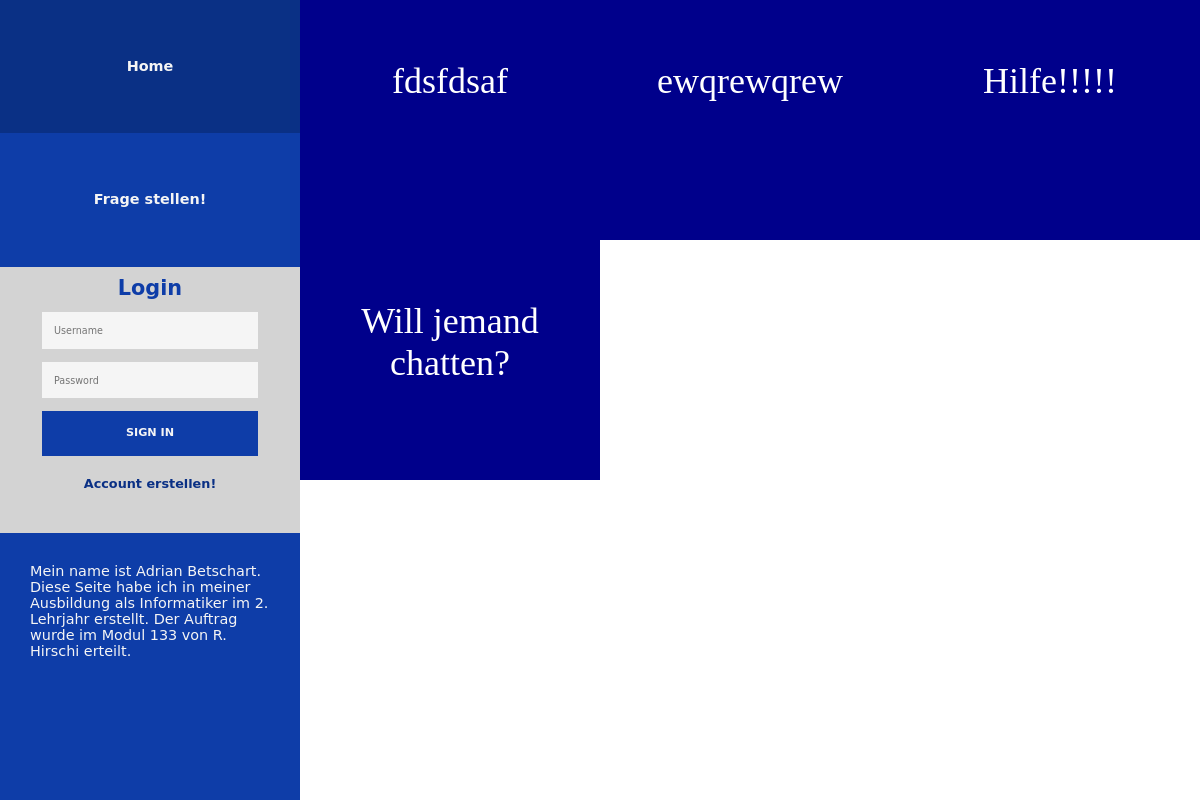
/index.php?site=Kategorie&category=2, run on the app's committed database.
### tables this page shows
CREATE TABLE IF NOT EXISTS `menupunkte` (
  `ID` int(11) NOT NULL,
  `Name` text NOT NULL,
  `Link` text NOT NULL
);

CREATE TABLE IF NOT EXISTS `fragen` (
  `ID` int(11) NOT NULL,
  `Titel` text NOT NULL,
  `Text` text NOT NULL,
  `KategorieID` int(11) NOT NULL,
  `Datum` datetime NOT NULL,
  `UserId` int(11) NOT NULL
);

### modules.php (the view, shortened to what this page needs)
<?php
function site(){
    $site=filter_input(INPUT_GET, "site", FILTER_SANITIZE_SPECIAL_CHARS);
                    switch ($site){
                        case'Kategorie':
                            KategorieSeite();
                            break;
                    }
}
            ?>
            <?php
    function WebsiteText(){
        echo"
            <p class=\"WebsiteText\">Mein name ist Adrian Betschart.
            Diese Seite habe ich in meiner Ausbildung als Informatiker im 2. Lehrjahr erstellt.
            Der Auftrag wurde im Modul 133 von R. Hirschi erteilt. </p>
          ";
    }
function KategorieSeite(){
    $kategorie=filter_input(INPUT_GET, "category", FILTER_SANITIZE_SPECIAL_CHARS);
                    switch ($kategorie){
                        case'2':
                            $KategorieInhalt = "SELECT * FROM Fragen AS f WHERE (SELECT COUNT(*) FROM antworten AS a WHERE f.ID = a.FrageID) = 0 ORDER BY Datum";
                            break;
                    }
        global $verbindung;
        $result = mysqli_query($verbindung, $KategorieInhalt);
        while ($row = mysqli_fetch_assoc($result))
        {
            $Titel = $row['Titel'];
            $ID = $row['ID'];
            $Text = $row['Text'];
            if(strlen($Text)>43){
                $Teiltext = substr($Text, 0, 40);
                $Text = $Teiltext. "...";
            }
            echo "
                    <a href=\"index.php?site=showfrage&frage=$ID\">
                        <div class=\"box blue\">
                            <div class=\"boxoverlay\">
                                <span class=\"titel\">$Titel</span>
                                <br/>
                                <span class=\"text\">$Text </span>
                            </div>
                        </div>
                    </a>";
        }
}
function Loginform(){
    if(isset($_SESSION['$username'])){
        echo "Sie sind eingeloggt als ". $_SESSION['$username'];
        echo "
                    <form id=\"logoutform\" method=\"post\">
                        <input type=\"submit\" class=\"loginbutton\" name=\"logout\" value=\"LOG OUT\" />
                    </form>";
    }
    else{
        echo "
                <div id=\"logindiv\">
                    <span class = \"LoginTitle\">Login</span>
                    <form id=\"loginform\" method=\"post\">
                        <input type=\"text\"  name = \"username\" class=\"input\" placeholder=\"Username\" />
                        <input type=\"password\" name = \"password\" class=\"input\" placeholder=\"Password\" />
                        <input type=\"submit\" class=\"loginbutton\" name=\"loginsubmit\" value=\"SIGN IN\" />
                    </form>
                    <a href=\"index.php?site=register\" class = \"LoginRegister\">Account erstellen!</a>
                </div>";
    }
}
function menu(){
        $Menuinhalt = "
            SELECT * FROM menupunkte
            ORDER BY ID;
        ";
        global $verbindung;
        $result = mysqli_query($verbindung, $Menuinhalt);
        echo "<ul>";
        while ($row = mysqli_fetch_assoc($result))
        {
            $Menupunkt = $row['Name'];
            $MenuLink = $row['Link'];
            echo " <a href=\"$MenuLink\"><li>$Menupunkt</li></a>";
        }
        echo "</ul>";
}

### data on the page
menupunkte: Name "Home"
menupunkte: Name "Frage stellen!"
fragen: Titel "fdsfdsaf"
fragen: Titel "ewqrewqrew"
fragen: Titel "Hilfe!!!!!"
fragen: Titel "Will jemand chatten?"
